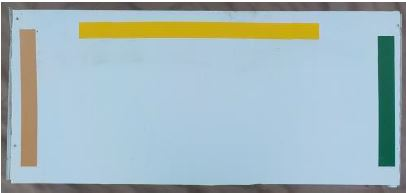
#> input picture java/MATE-ROV_test/resources/subwaycar/SubwayCar3.JPG, 406 x 193 px, given in place of parralel_lines.png, which was not available
$ python ROVLib.py
#> lines starting #> are read from the running program, lines starting #| are printed output that depends on the picture; after the words box and inside, x2 and y2 are one past the last pixel; in counts of white or black regions, pixels touching at a corner belong together; long printed decimals are rounded; pictures that were not available may be replaced by others from this repository, and a replacement may not be noted
#> further down, image is the input picture: shape (193, 406, 3); mean B, G, R 189.1, 183.6, 163.4
import math
from collections import deque

import cv2
import imutils
import numpy as np


def motor_values_from_input(left_vector, right_vector, vertical_vector, deadzone=0.1):
    """motor_values_from_input(left_vector, right_vector, deadzone=0.1)
    Takes two vectors representing motor speeds
    for left and right sides of an ROV where every motor is angled 45 degrees. Returns a dictionary of motor values."""

    # To prevent a divide by zero error, put the joystick angle at zero
    if right_vector[1] == 0:
        if right_vector[0] >= 0:
            right_joystick_angle = 0
        else:
            right_joystick_angle = 180 * math.pi / 180.0
    else:
        right_joystick_angle = math.atan(right_vector[0] / right_vector[1])

    right_motor_angle = right_joystick_angle + (45.0 * math.pi / 180.0)

    # If the joystick does not properly recenter, set it to 0
    if (abs(right_vector[0]) < deadzone) and (abs(right_vector[1]) < deadzone):
        right_raw_motor_x = 0
        right_raw_motor_y = 0
    else:
        right_raw_motor_x = math.sin(right_motor_angle)
        right_raw_motor_y = math.cos(right_motor_angle)

    if right_vector[1] < 0.0:
        right_raw_motor_y = right_raw_motor_y * -1
        right_raw_motor_x = right_raw_motor_x * -1

    try:
        right_scale = max(abs(right_vector[0]), abs(right_vector[1])) / max(abs(right_raw_motor_x),
                                                                            abs(right_raw_motor_y))
    except ZeroDivisionError:
        right_scale = 0

    scaled_right_motor_x = right_scale * right_raw_motor_x

    if scaled_right_motor_x > 1.0:
        scaled_right_motor_x = 1.0
    elif scaled_right_motor_x < -1.0:
        scaled_right_motor_x = -1.0

    if (scaled_right_motor_x > 0) and (scaled_right_motor_x < 0.40):
        scaled_right_motor_x = scaled_right_motor_x / 2
    elif (scaled_right_motor_x >= 0.40) and (scaled_right_motor_x < 0.70):
        scaled_right_motor_x = scaled_right_motor_x - 0.20
    elif (scaled_right_motor_x >= 0.70) and (scaled_right_motor_x == 1):
        scaled_right_motor_x = (5 / 3) * scaled_right_motor_x - 2 / 3

    if (scaled_right_motor_x > -0.40) and (scaled_right_motor_x < 0):
        scaled_right_motor_x = scaled_right_motor_x / 2
    elif -0.40 >= scaled_right_motor_x > -0.70:
        scaled_right_motor_x = scaled_right_motor_x + 0.20
    elif scaled_right_motor_x <= 0.70 and scaled_right_motor_x == -1:
        scaled_right_motor_x = (5 / 3) * scaled_right_motor_x + 2 / 3

    scaled_right_motor_y = right_scale * right_raw_motor_y

    if scaled_right_motor_y > 1.0:
        scaled_right_motor_y = 1.0
    elif scaled_right_motor_y < -1.0:
        scaled_right_motor_y = -1.0

    if (scaled_right_motor_y > 0) and (scaled_right_motor_y < 0.40):
        scaled_right_motor_y = scaled_right_motor_y / 2
    elif (scaled_right_motor_y >= 0.40) and (scaled_right_motor_y < 0.70):
        scaled_right_motor_y = scaled_right_motor_y - 0.20
    elif (scaled_right_motor_y >= 0.70) and (scaled_right_motor_y == 1):
        scaled_right_motor_y = (5 / 3) * scaled_right_motor_y - 2 / 3

    if (scaled_right_motor_y > -0.40) and (scaled_right_motor_y < 0):
        scaled_right_motor_y = scaled_right_motor_y / 2
    elif -0.40 >= scaled_right_motor_y > -0.70:
        scaled_right_motor_y = scaled_right_motor_y + 0.20
    elif scaled_right_motor_y <= 0.70 and scaled_right_motor_y == -1:
        scaled_right_motor_y = (5 / 3) * scaled_right_motor_y + 2 / 3

    if left_vector[1] == 0:
        if left_vector[0] >= 0:
            left_joystick_angle = 0
        else:
            left_joystick_angle = 180 * math.pi / 180.0
    else:
        left_joystick_angle = math.atan(left_vector[0] / left_vector[1])

    left_motor_angle = left_joystick_angle + (45.0 * math.pi / 180.0)

    if (abs(left_vector[0]) < deadzone) and (abs(left_vector[1]) < deadzone):
        left_raw_motor_x = 0
        left_raw_motor_y = 0
    else:
        left_raw_motor_x = math.sin(left_motor_angle)
        left_raw_motor_y = math.cos(left_motor_angle)

    if left_vector[1] < 0.0:
        left_raw_motor_y = left_raw_motor_y * -1
        left_raw_motor_x = left_raw_motor_x * -1
    try:
        left_scale = max(abs(left_vector[0]), abs(left_vector[1])) / max(abs(left_raw_motor_x), abs(left_raw_motor_y))
    except ZeroDivisionError:
        left_scale = 0
    scaled_left_motor_x = left_scale * left_raw_motor_x

    # Limit the power to 1 for left x
    if scaled_left_motor_x > 1.0:
        scaled_left_motor_x = 1.0
    elif scaled_left_motor_x < -1.0:
        scaled_left_motor_x = -1.0

    # Scale left x motor when positive
    if (scaled_left_motor_x > 0) and (scaled_left_motor_x < 0.40):
        scaled_left_motor_x = scaled_left_motor_x / 2
    elif (scaled_left_motor_x >= 0.40) and (scaled_left_motor_x < 0.70):
        scaled_left_motor_x = scaled_left_motor_x - 0.20
    elif (scaled_left_motor_x >= 0.70) and (scaled_left_motor_x == 1):
        scaled_left_motor_x = (5 / 3) * scaled_left_motor_x - 2 / 3
    # Scale left x motor when negative
    if (scaled_left_motor_x > -0.40) and (scaled_left_motor_x < 0):
        scaled_left_motor_x = scaled_left_motor_x / 2
    elif -0.40 >= scaled_left_motor_x > -0.70:
        scaled_left_motor_x = scaled_left_motor_x + 0.20
    elif scaled_left_motor_x <= 0.70 and scaled_left_motor_x == -1:
        scaled_left_motor_x = (5 / 3) * scaled_left_motor_x + 2 / 3

    # Limit the power to 1 for left y
    scaled_left_motor_y = left_scale * left_raw_motor_y

    if scaled_left_motor_y > 1.0:
        scaled_left_motor_y = 1.0
    elif scaled_left_motor_y < -1.0:
        scaled_left_motor_y = -1.0

    # Scale left y when positive
    if (scaled_left_motor_y > 0) and (scaled_left_motor_y < 0.40):
        scaled_left_motor_y = scaled_left_motor_y / 2
    elif (scaled_left_motor_y >= 0.40) and (scaled_left_motor_y < 0.70):
        scaled_left_motor_y = scaled_left_motor_y - 0.20
    elif (scaled_left_motor_y >= 0.70) and (scaled_left_motor_y == 1):
        scaled_left_motor_y = (5 / 3) * scaled_left_motor_y - 2 / 3
    # Scale left y when negative
    if (scaled_left_motor_y > -0.40) and (scaled_left_motor_y < 0):
        scaled_left_motor_y = scaled_left_motor_y / 2
    elif -0.40 >= scaled_left_motor_y > -0.70:
        scaled_left_motor_y = scaled_left_motor_y + 0.20
    elif scaled_left_motor_y <= 0.70 and scaled_left_motor_y == -1:
        scaled_left_motor_y = (5 / 3) * scaled_left_motor_y + 2 / 3

    return {"top_left": scaled_left_motor_x, "top_right": scaled_right_motor_y, "bottom_left": scaled_left_motor_y,
            "bottom_right": scaled_right_motor_x, "vertical_left": vertical_vector[0],
            "vertical_right": vertical_vector[1]}


def transect_line(image, lower_color_bound=(127, 127, 127), upper_color_bound=(255, 255, 255), lower_canny_bound=0,
                  upper_canny_bound=255, aperture_size=3, hough_lines_threshold=175, target_line_distance=10,
                  line_distance_multiplier=1 / 100, line_offset_multiplier=1 / 100):
    """transect_line(image, target_line_distance) Takes an image represented as a numpy array, thresholds it to allow
    only colors within the lower and upper bounds provided, uses Canny edge detection on it, gets lines in the image
    using HoughLines, filters out all but the shortest 2 lines, averages those lines' angles, gets the difference
    between the averaged angle and forward, uses that difference to get 2 vectors for motor_values_from_input, gets the offset from the center of the 2 detected lines and the actual center, combines all the vectors to make a new, final vector, passes that in chunks to motor_values_from_input, and returns the result.

    Returns a dictionary of motor values."""
#> called with lower_color_bound = (127, 127, 127), upper_color_bound = (255, 255, 255), lower_canny_bound = 0, upper_canny_bound = 255, aperture_size = 3, hough_lines_threshold = 175, target_line_distance = 10, line_distance_multiplier = 0.01

    grayscale = cv2.inRange(image, lower_color_bound, upper_color_bound)  # Filter out all pixels that can't be lines
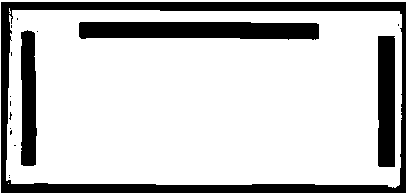
#> grayscale: shape (193, 406); 78.2% white; 17 black regions (13 under 20 px), largest, box (x1, y1, x2, y2) and area: (1, 2, 406, 193) 9028, (79, 22, 319, 40) 3856, (378, 36, 395, 167) 2217, (21, 30, 37, 166) 1910
    # we're looking for
    edges = cv2.Canny(grayscale, lower_canny_bound, upper_canny_bound, apertureSize=aperture_size)  # Find edges with
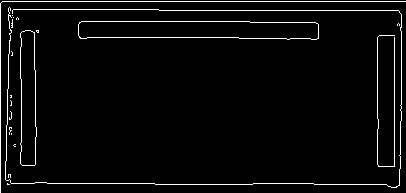
#> edges: shape (193, 406); 3.7% white in thin lines or dots
    # Canny edge detection

    try:
        lines = cv2.HoughLines(edges, 1, np.pi / 180, hough_lines_threshold)[0]  # Get lines from the edges
#> lines = [[1, 1.57]]
    except TypeError:  # This error could be caused by a white background; invert the image and recalculate everything
        grayscale = cv2.bitwise_not(grayscale)
        edges = cv2.Canny(grayscale, lower_canny_bound, upper_canny_bound, apertureSize=aperture_size)  # Find edges
        # with Canny edge detection
        lines = cv2.HoughLines(edges, 1, np.pi / 180, hough_lines_threshold)[0]  # Try to get lines from the edges again

    longest_lines = deque([(0.0, 0.0, 0.0)], 2)  # Limited deque of tuples in the form (line length, angle, center x)

    print(len(lines))
#| 1

    for rho, theta in lines:
        a = np.cos(theta)
        b = np.sin(theta)
        x0 = a * rho
        y0 = b * rho
        x1 = int(x0 + 1000 * (-b))
        y1 = int(y0 + 1000 * (a))
        x2 = int(x0 - 1000 * (-b))
        y2 = int(y0 - 1000 * (a))

        try:
            m = (y2 - y1) / (x2 - x1)
        except ZeroDivisionError:
            center_x = image.shape[0] / 2
        else:
            center_x = 1 / m * (-b) + (1 / m) * (image.shape[0] / 2)

        length = math.sqrt((x2 - x1) ** 2 + (y2 - y1) ** 2)

        if length > min(longest_lines, key=lambda x: x[0])[0]:  # If the smallest line in longest_lines is smaller
            # than this new length, replace it with the new line's angle and line length
            longest_lines.append((length, theta, center_x))
#> this loop made 1 pass
#> (rho, theta, b, x0, y0, x1, y1, x2) on pass 1: (1, 1.57, 1, -4.37e-08, 1, -1000, 0, 999)

    heading = (longest_lines[0][1] + longest_lines[1][1]) / 2  # Average the remaining 2 angles to get the final heading
#> heading = 0.785
    heading -= 1.57  # We want to go forward, so subtract 90 degrees (in radians) from the calculated heading
#> heading = -0.785
    rotation_heading_vectors = ((0, math.sin(heading)), (0, -math.sin(heading)))  # Calculate the heading vectors
#> rotation_heading_vectors = ((0, -0.707), (0, 0.707))
    # from the heading angle

    distance = abs(longest_lines[0][2] - longest_lines[1][2]) - target_line_distance  # Calculate the distance
#> distance = 190894.5
    # between the midpoints of the lines and the target line distance
    vertical_power = max(min(distance * line_distance_multiplier, 1.0), -1.0)  # Multiply the distance by the distance
#> vertical_power = 1
    # multiplier and clip the result to the maximum motor power (1)

    print(longest_lines)
#| deque([(0.0, 0.0, 0.0), (1999.000, 1.571, 190904.500)], maxlen=2)
    average_center_x = (longest_lines[0][2] + longest_lines[1][2]) / 2  # Average the centers of the lines
#> average_center_x = 95452.3
    center_offset = max(min((average_center_x - image.shape[1] / 2) * line_offset_multiplier, 1.0), -1.0)  # Subtract
#> center_offset = 1
    # the averaged center from the actual center x of the image, multiply that offset by the offset multiplier,
    # and clip the result to the maximum motor power (1)

    strafe_heading_vectors = ((center_offset, 0), (center_offset, 0))
#> strafe_heading_vectors = ((1, 0), (1, 0))
    print(average_center_x, image.shape[1] / 2)
#| 95452.250 203.0

    final_heading_vectors = ((strafe_heading_vectors[0][0], rotation_heading_vectors[0][1]),
                             (strafe_heading_vectors[1][0], rotation_heading_vectors[1][1]))  # Calculate the final
#> final_heading_vectors = ((1, -0.707), (1, 0.707))
    # heading vectors as a combination of the x and y values of the pre calculated heading vectors

    return motor_values_from_input(*final_heading_vectors, (vertical_power,) * 2)  # Finally, calculate the actual
#| {'top_left': 0.08598, 'top_right': -0.08598, 'bottom_left': -1, 'bottom_right': 1, 'vertical_left': 1.0, 'vertical_right': 1.0}
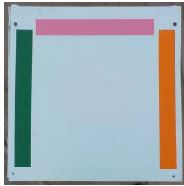
#> input picture java/MATE-ROV_test/resources/subwaycar/SubwayCar4.JPG, 184 x 186 px, given in place of test_coral_image_1.png, which was not available
    # motor values from the new combined heading and return them


def coral_detection_circle(image_1, image_2, threshold_min=175, threshold_max=255, max_features=50000, match_threshold=0.15, display=False):
#> called with threshold_min = 175, threshold_max = 255, max_features = 50000, match_threshold = 0.15, display = True
    grayscale_1 = cv2.cvtColor(image_1, cv2.COLOR_BGR2GRAY)  # Convert images to grayscale
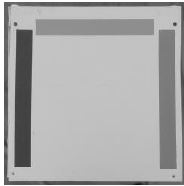
#> grayscale_1: shape (186, 184); min 16, max 255, mean 170.9
#> image_1 is the input picture: shape (186, 184, 3); mean B, G, R 178.6, 173.4, 163
    grayscale_2 = cv2.cvtColor(image_2, cv2.COLOR_BGR2GRAY)

    if display:
        cv2.imshow("Image 1 Grayscale", grayscale_1)
        cv2.imshow("Image 2 Grayscale", grayscale_2)

    blurred_1 = cv2.GaussianBlur(grayscale_1, (5, 5), 0)  # Blur the images
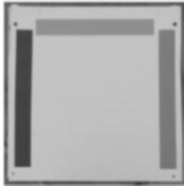
#> blurred_1: shape (186, 184); min 60, max 255, mean 170.6
    blurred_2 = cv2.GaussianBlur(grayscale_2, (5, 5), 0)

    if display:
        cv2.imshow("Image 1 Blurred", blurred_1)
        cv2.imshow("Image 2 Blurred", blurred_2)

    thresholded_1 = cv2.threshold(blurred_1, threshold_min, threshold_max, cv2.THRESH_BINARY)[1]  # Threshold the images
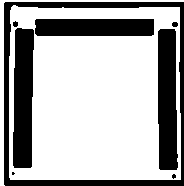
#> thresholded_1: shape (186, 184); 68.3% white; 8 black regions (2 under 20 px)
    thresholded_2 = cv2.threshold(blurred_2, threshold_min, threshold_max, cv2.THRESH_BINARY)[1]

    if display:
        cv2.imshow("Image 1 Thresholded", thresholded_1)
        cv2.imshow("Image 2 Thresholded", thresholded_2)

    contours_1 = imutils.grab_contours(cv2.findContours(thresholded_1.copy(), cv2.RETR_EXTERNAL, cv2.CHAIN_APPROX_SIMPLE))
#> contours_1 = 2 contours; box (x1, y1, x2, y2) and area: (9, 5, 181, 180) 29146, (0, 0, 184, 186) 738
    contours_2 = imutils.grab_contours(cv2.findContours(thresholded_2.copy(), cv2.RETR_EXTERNAL, cv2.CHAIN_APPROX_SIMPLE))
#> contours_2 has the same summary as contours_1

    # Detect ORB features and compute descriptors
    orb = cv2.ORB_create(max_features)
    keypoints_1, descriptors_1 = orb.detectAndCompute(grayscale_1, None)
#> keypoints_1 = 2 keypoints; (x, y, size): (36, 34, 31), (151, 34, 31)
    keypoints_2, descriptors_2 = orb.detectAndCompute(grayscale_2, None)
#> keypoints_2 has the same summary as keypoints_1

    # Match features.
    matcher = cv2.DescriptorMatcher_create(cv2.DESCRIPTOR_MATCHER_BRUTEFORCE_HAMMING)
    matches = matcher.match(descriptors_1, descriptors_2, None)
#> matches = 2 matches

    # Sort matches by score
#> (the run stopped early here; a loop or call above may not have finished)
